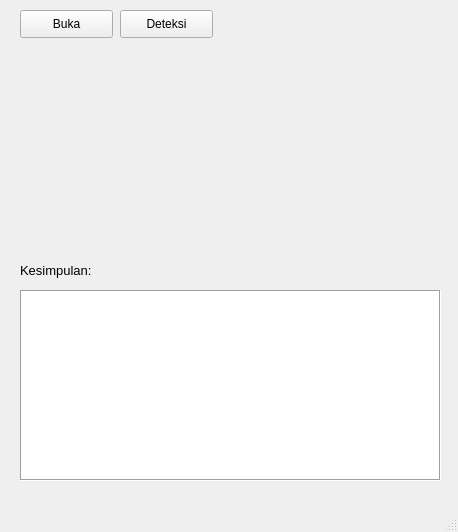
<?xml version="1.0" encoding="UTF-8"?>
<ui version="4.0">
 <class>MainWindow</class>
 <widget class="QMainWindow" name="MainWindow">
  <property name="geometry">
   <rect>
    <x>0</x>
    <y>0</y>
    <width>458</width>
    <height>532</height>
   </rect>
  </property>
  <property name="windowTitle">
   <string>Deteksi Penyakit Tanaman</string>
  </property>
  <widget class="QWidget" name="centralwidget">
   <widget class="QPushButton" name="btnOpenFile">
    <property name="geometry">
     <rect>
      <x>20</x>
      <y>10</y>
      <width>93</width>
      <height>28</height>
     </rect>
    </property>
    <property name="text">
     <string>Buka</string>
    </property>
   </widget>
   <widget class="QLabel" name="containerIMG1">
    <property name="geometry">
     <rect>
      <x>20</x>
      <y>50</y>
      <width>200</width>
      <height>200</height>
     </rect>
    </property>
    <property name="text">
     <string/>
    </property>
    <property name="pixmap">
     <pixmap>../Pictures/Cat03.jpg</pixmap>
    </property>
    <property name="scaledContents">
     <bool>true</bool>
    </property>
   </widget>
   <widget class="QLabel" name="containerIMG2">
    <property name="geometry">
     <rect>
      <x>240</x>
      <y>50</y>
      <width>200</width>
      <height>200</height>
     </rect>
    </property>
    <property name="text">
     <string/>
    </property>
    <property name="pixmap">
     <pixmap>../Pictures/200px-PublicInformationSymbol_EmergencyExit.svg.png</pixmap>
    </property>
    <property name="scaledContents">
     <bool>true</bool>
    </property>
   </widget>
   <widget class="QLabel" name="labelkesimpulan">
    <property name="geometry">
     <rect>
      <x>20</x>
      <y>260</y>
      <width>91</width>
      <height>20</height>
     </rect>
    </property>
    <property name="font">
     <font>
      <pointsize>10</pointsize>
     </font>
    </property>
    <property name="text">
     <string>Kesimpulan:</string>
    </property>
   </widget>
   <widget class="QPushButton" name="btnDeteksi">
    <property name="geometry">
     <rect>
      <x>120</x>
      <y>10</y>
      <width>93</width>
      <height>28</height>
     </rect>
    </property>
    <property name="text">
     <string>Deteksi</string>
    </property>
   </widget>
   <widget class="QPlainTextEdit" name="kesimpulanTextField">
    <property name="geometry">
     <rect>
      <x>20</x>
      <y>290</y>
      <width>421</width>
      <height>191</height>
     </rect>
    </property>
    <property name="frameShape">
     <enum>QFrame::Box</enum>
    </property>
    <property name="readOnly">
     <bool>true</bool>
    </property>
   </widget>
  </widget>
  <widget class="QMenuBar" name="menubar">
   <property name="geometry">
    <rect>
     <x>0</x>
     <y>0</y>
     <width>458</width>
     <height>26</height>
    </rect>
   </property>
  </widget>
  <widget class="QStatusBar" name="statusbar"/>
 </widget>
 <resources/>
 <connections/>
</ui>
